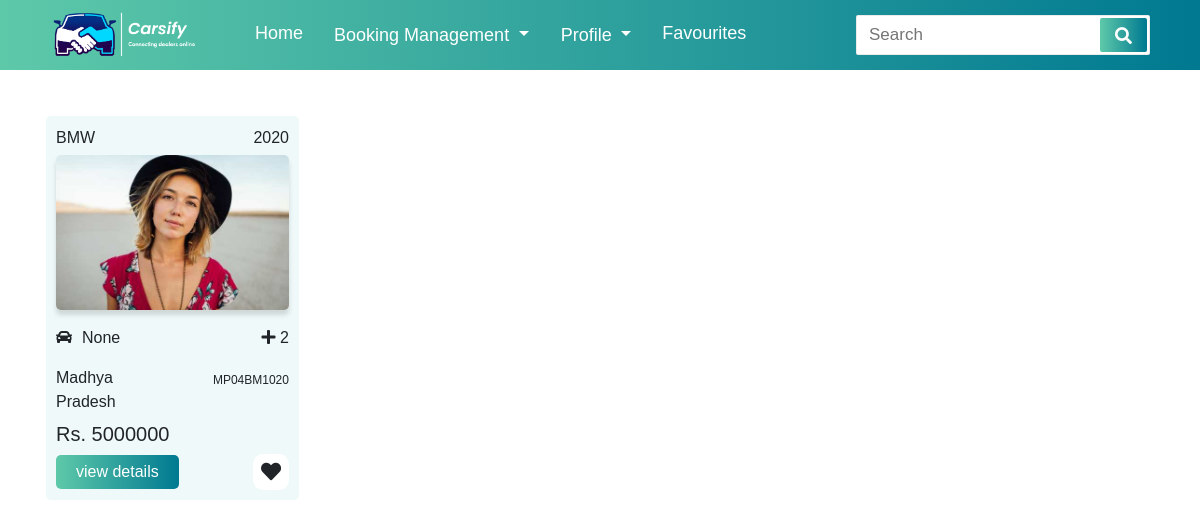
Before: /dashboard/ (signed in) with the older database file.
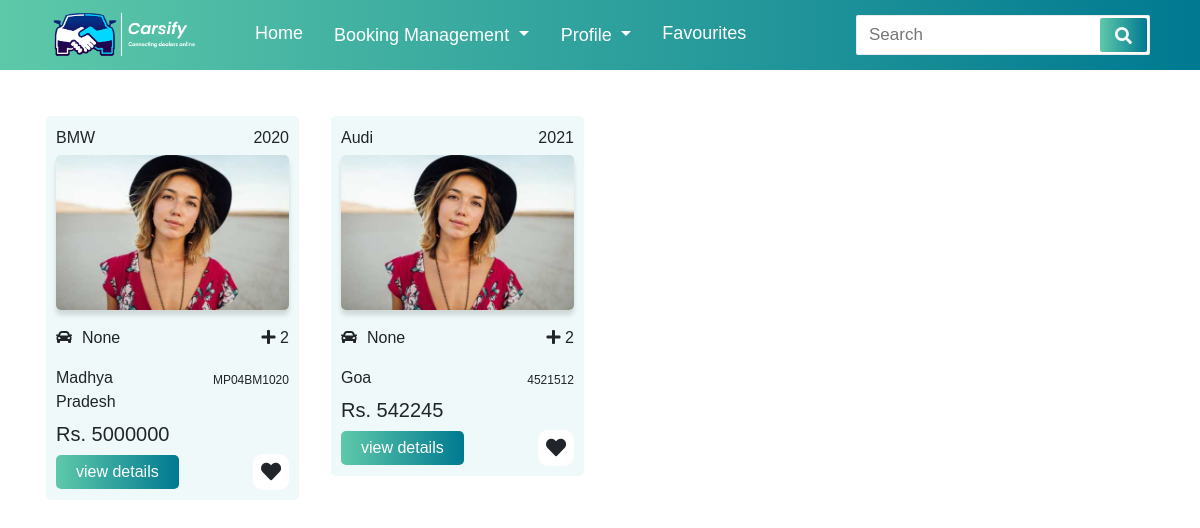
After: the same page with the newer database file.
### CarsifyApp/models.py (models this page shows, shortened)
class Individual_Car_Details(models.Model):
    user = models.ForeignKey(User,on_delete=models.CASCADE,null=True)
    Company = models.ForeignKey(Car_Company,on_delete=models.CASCADE,null=True)
    Model = models.ForeignKey(Car_Model,on_delete=models.CASCADE,null=True)
    Registration_State = models.ForeignKey(India_States, on_delete=models.CASCADE, null=True)
    Fuel_Type = models.ForeignKey(Car_Fuel, on_delete=models.CASCADE, null=True)
    Transmission = models.ForeignKey(Transmission_Type, on_delete=models.CASCADE, null=True)
    Owners = models.ForeignKey(Number_of_Owners,on_delete=models.CASCADE,null=True)
    Body_Type = models.ForeignKey(Car_Body_Type,on_delete=models.CASCADE,null=True)
    Car_Status = models.BooleanField(default=False)
    Date_of_Manufacturing = models.DateField(null=True)
    Card_Registration_Number = models.TextField(null=True)
    Car_Varient = models.TextField(null=True)
    KM = models.IntegerField(null=True)
    Color = models.TextField(null=True)
    Images = models.ImageField(null=True)
    Price = models.IntegerField(null=True)
    Insurance = models.TextField(null=True)
    Insurance_Type = models.TextField(null=True)

class Car_Company(models.Model):
    Car_Company_Name = models.TextField(null=True)
    def __str__(self):
        return self.Car_Company_Name

class Car_Model(models.Model):
    Company_Name = models.ForeignKey(Car_Company,on_delete=models.CASCADE,null=True)
    Car_Model_Name = models.TextField(null=True)

class India_States(models.Model):
    State_Name = models.TextField(null=True)
    def __str__(self):
        return self.State_Name

### CarsifyApp/views.py (the view)
# urls.py: path('dashboard/', Dashboard, name='Dashboard'),
@login_required(login_url='CarsifyApp:LoginSignup')
def Dashboard(request):
    car_data = Individual_Car_Details.objects.all()
    car_company_data = Car_Company.objects.all()
    fuels = Car_Fuel.objects.all()
    transmission_type = Transmission_Type.objects.all()
    owners = Number_of_Owners.objects.all()
    Body_Types = Car_Body_Type.objects.all()
    minmaxPrice = Individual_Car_Details.objects.aggregate(Min('Price'), Max('Price'))
    minmaxYear = Individual_Car_Details.objects.aggregate(Min('Date_of_Manufacturing'), Max('Date_of_Manufacturing'))
    minmaxKm = Individual_Car_Details.objects.aggregate(Min('KM'), Max('KM'))
    if request.GET:
        q = request.GET['q']
        car_data = Individual_Car_Details.objects.filter(Company__icotanins=q).order_by('-id')
    dic = {'car_data': car_data, 'car_company_data': car_company_data, \
           'fuels':fuels,'transmission_type':transmission_type,'owners':owners, \
           'car_body_types':Body_Types, 'Minmaxprice':minmaxPrice, 'minmaxYear': minmaxYear, 'minmaxKm': minmaxKm}
    return render(request, 'dashboard.html', dic)

### CarsifyApp/models.py (called while the page is built)
    def __str__(self):
        return self.Car_Fuel_Type

    def __str__(self):
        return self.Tranmission

### CarsifyApp/templates/dashboard.html (shortened to what this page needs)
{% load static %}
<!DOCTYPE html>
<html lang="en" dir="ltr">
  <head>
    <link rel="stylesheet" href="{% static 'assets/stylesheets/dashboard.css' %}">
    <link rel="stylesheet" href="{% static 'assets/stylesheets/navigation.css' %}">
    <link rel="stylesheet" href="https://pro.fontawesome.com/releases/v5.10.0/css/all.css"/>
    <link rel="stylesheet" href="https://stackpath.bootstrapcdn.com/bootstrap/4.3.1/css/bootstrap.min.css">
</head>
  <body>
      <div class="boody">
      <nav>
        <div class="logoo">
          <img src="{% static 'assets/images/logo7.png' %}"/>
        </div>
        <div class="navitems">
            <li><a href="{% url 'CarsifyApp:Dashboard' %}">Home</a></li>
            <li><a href="#">
                <div class="dropdown show">
                    <a class="btn dropdown-toggle dropdown-navi" href="#" role="button" id="dropdownMenuLink" data-toggle="dropdown" aria-haspopup="true" aria-expanded="false">
                      Booking Management
                    </a>
                  </div>
            </a></li>
            <li><a href="#"><div class="dropdown show">
              <a class="btn dropdown-toggle dropdown-navi" href="profile.html" role="button" id="dropdownMenuLink" data-toggle="dropdown" aria-haspopup="true" aria-expanded="false">
               Profile
              </a>
            </div></a></li>
            <li><a href="{% url 'CarsifyApp:Favourites' %}">Favourites</a></li>
        </div>
        <form action="/dashboard">
                <input name="q" type="search" class="search-data" placeholder="Search" required>
                <button type="submit" class="fas fa-search"></button>
        </form>
    </nav>
    <div class="container cont">
        <div class="row">
            <div class="col-xl-9 col-lg-12">
                <div class="row cards-div" id="filteredcars">
                    {% for car in car_data %}
                    <div class="col-lg-4 col-md-6 col-12 p-lg-3">
                        <div class="cards">
                            <div class="row">
                                <div class="col-9">{{ car.Company.Car_Company_Name }}</div>
                                <div class="col-3"><p class="float-right">{{ car.Date_of_Manufacturing.year }}</p></div>
                            </div>
                            <div class="container">
                                <div class="row">
                                    <div class="card-pic" class="col-12">
                                        <img src="{% static 'assets/images/team1.jpg' %}" />
                                    </div>
                                </div>
                            </div>
                            <div class="row py-2">
                                <div class="col-8 car-modal"><i class="fa fa-car"></i>{{ car.Model.Car_Model_Name}}</div>
                                <div class="col-4"><p class="float-right"><i class="fa fa-plus"></i> 2</p></div>
                            </div>
                            <div class="row py-2">
                                <div class="col-6 car-modal">{{ car.Registration_State }}</div>
                                <div class="col-6"><p class="float-right car-number">{{ car.Card_Registration_Number }}</p></div>
                            </div>
                            <h5>Rs. {{ car.Price }}</h5>
                            <div style="box-sizing: border-box;" class="car-button">
                                <div class="btn-car">
                                    <a href="{% url 'CarsifyApp:Viewdetails' car.id %}"><button>view details</button></a>
                                </div>
                                <div class="heart-car">
                                    <i class="fa fa-heart"></i>
                                </div>
                            </div>
                        </div>
                    </div>
                    {% endfor %}
                </div>
            </div>
        </div>
   </div>
    </div>
</body>
</html>

Changed rows visible on the page:
added Individual_Car_Details: Company.Car_Company_Name "Audi", Date_of_Manufacturing.year "2021", Model.Car_Model_Name "None", Registration_State "Goa", Card_Registration_Number "4521512", Price "542245"
